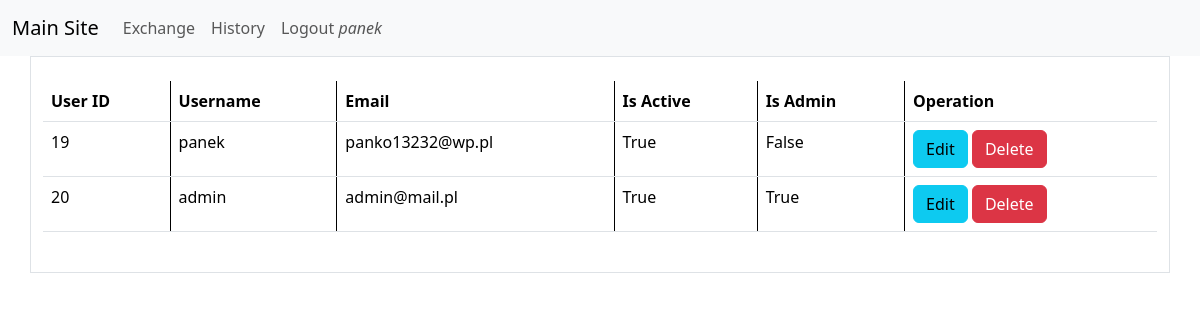
Page /user_list (signed in) on the committed database.
### tables this page shows
CREATE TABLE users(id integer primary key autoincrement,
name varchar(100) not null unique,
email varchar(100) not null unique,
password text,
is_active boolean not null default 0,
is_admin boolean not null default 0);

### blueprints/user_list/user_list.py (the view)
@user_list_blueprint.route('/user_list')
def user_list():
    actual_user = UserLog(session.get('user'))
    actual_user.get_user_info()
    db = get_db()
    sql_command = """SELECT id, name, email, is_active, is_admin from users;"""
    cur = db.execute(sql_command)
    users = cur.fetchall()
    return render_template('user_list.html', users=users, active_menu='users', actual_user=actual_user)

### database_connect.py (called while the page is built)
def get_db():
    if not hasattr(g, 'sqlite_db'):
        conn = sqlite3.connect(app_info['db_file'])
        conn.row_factory = sqlite3.Row
        g.sqlite_db = conn
    return g.sqlite_db

### user_pass.py (called while the page is built)
    def get_user_info(self):
        db = get_db()
        sql_statement = 'select id, name, password, is_active, email, is_admin from users where name=?'
        cur = db.execute(sql_statement, [self.username])
        db_user = cur.fetchone()
        if db_user is None:
            self.is_active = False
            self.is_admin = False
            self.email = ''
        elif db_user['is_active'] != 1:
            self.is_active = False
            self.is_admin = False
            self.email = db_user['email']
        else:
            self.is_active = True
            self.is_admin = db_user['is_admin']
            self.email = db_user['email']

### blueprints/user_list/templates/user_list.html (shortened to what this page needs)
{% extends "base.html" %}
{% block content %}
<table class="table">
  <colgroup>
    <col style="border-right: 1px solid #000;">
    <col style="border-right: 1px solid #000;">
    <col style="border-right: 1px solid #000;">
    <col style="border-right: 1px solid #000;">
    <col style="border-right: 1px solid #000;">
    <col>
  </colgroup>
  <thead>
    <tr>
      <th scope="col">User ID</th>
      <th scope="col">Username</th>
      <th scope="col">Email</th>
      <th scope="col">Is Active</th>
      <th scope="col">Is Admin</th>
      <th scope="col">Operation</th>
    </tr>
  </thead>
  <tbody>
    {% for user in users %}
    <tr>
      <td>{{ user.id }}</td>
      <td>{{ user.name }}</td>
      <td>{{ user.email }}</td>
      <td> {% if user.is_active == 1 %}
            True
        {% else %}
            False
        {% endif %}
      </td>
      <td> {% if user.is_admin == 1 %}
                True
            {% else %}
                False
            {% endif %}
      </td>
      <td>
        <a href="{{ url_for('edit_user.edit_user', user_id=user.id) }}" role="button" class="btn btn-info">Edit</a>
        <a href="{{ url_for('delete_user.delete_user', user_id=user.id) }}" role="button" class="btn btn-danger">Delete</a>
      </td>
    </tr>
    {% endfor %}
  </tbody>
</table>
{% endblock %}

### templates/menu.html (shortened to what this page needs)
<nav class="navbar navbar-expand-lg bg-body-tertiary">
  <div class="container-fluid">
    <a class="navbar-brand" href="{{ url_for('index.index') }}">Main Site</a>
    <div class="collapse navbar-collapse" id="navbarSupportedContent">
      <ul class="navbar-nav me-auto mb-2 mb-lg-0">
        {% if actual_user.is_active %}
        <li class="nav-item">
          <a class="nav-link {{ 'active' if active_menu == 'exchange' }}" aria-current="page" href="{{ url_for('exchange.exchange') }}">Exchange</a>
        </li>
        {% endif %}
        {% if actual_user.is_active %}
        <li class="nav-item">
          <a class="nav-link {{ 'active' if active_menu == 'history' }}" aria-current="page" href="{{ url_for('history.history') }}">History</a>
        </li>
        {% endif %}
        {% if 'user' in session %}
        <li class="nav-item">
          <a href="{{ url_for('logout.logout') }}" class="nav-link " aria-disabled="true">Logout <em>{{session['user']}}</em></a>
        </li>
        {% endif %}
      </ul>
    </div>
  </div>
</nav>

### rows in the picture
users: user "panek", id "19", name "panek", email "panko13232@wp.pl", is_active "True", is_admin "False"
users: id "20", name "admin", email "admin@mail.pl", is_active "True", is_admin "True"
